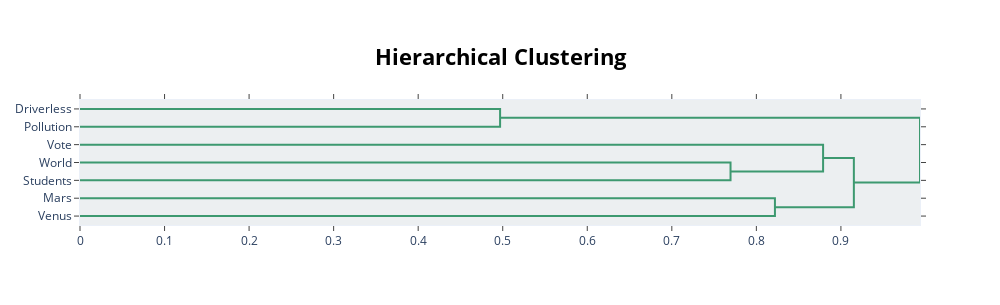

The notebook cell saved with this chart:
### Code cell
topic_model.visualize_hierarchy(custom_labels=True)

### Figure 1 — Plotly figure (JSON) as saved in the notebook; plotly's stock layout.template omitted (floating-point values rounded to 4 significant figures)
{"data": [{"hoverinfo": "text", "marker": {"color": "rgb(61,153,112)"}, "mode": "lines", "type": "scatter", "x": [0, 0.4969, 0.4969, 0], "xaxis": "x", "y": [-5, -5, -15, -15], "yaxis": "y"}, {"hoverinfo": "text", "marker": {"color": "rgb(61,153,112)"}, "mode": "lines", "type": "scatter", "x": [0, 0.7694, 0.7694, 0], "xaxis": "x", "y": [-35, -35, -45, -45], "yaxis": "y"}, {"hoverinfo": "text", "marker": {"color": "rgb(61,153,112)"}, "mode": "lines", "type": "scatter", "x": [0, 0.8789, 0.8789, 0.7694], "xaxis": "x", "y": [-25, -25, -40, -40], "yaxis": "y"}, {"hoverinfo": "text", "marker": {"color": "rgb(61,153,112)"}, "mode": "lines", "type": "scatter", "x": [0, 0.822, 0.822, 0], "xaxis": "x", "y": [-55, -55, -65, -65], "yaxis": "y"}, {"hoverinfo": "text", "marker": {"color": "rgb(61,153,112)"}, "mode": "lines", "type": "scatter", "x": [0.8789, 0.9153, 0.9153, 0.822], "xaxis": "x", "y": [-32.5, -32.5, -60, -60], "yaxis": "y"}, {"hoverinfo": "text", "marker": {"color": "rgb(61,153,112)"}, "mode": "lines", "type": "scatter", "x": [0.4969, 0.9935, 0.9935, 0.9153], "xaxis": "x", "y": [-10, -10, -46.25, -46.25], "yaxis": "y"}], "layout": {"autosize": false, "height": 305, "hoverlabel": {"bgcolor": "white", "font": {"family": "Rockwell", "size": 16}}, "hovermode": "closest", "plot_bgcolor": "#ECEFF1", "showlegend": false, "title": {"font": {"color": "Black", "size": 22}, "text": "<b>Hierarchical Clustering</b>", "x": 0.5, "xanchor": "center", "yanchor": "top"}, "width": 1000, "xaxis": {"mirror": "allticks", "rangemode": "tozero", "showgrid": false, "showline": true, "showticklabels": true, "ticks": "outside", "type": "linear", "zeroline": false}, "yaxis": {"mirror": "allticks", "range": [-70, 0], "rangemode": "tozero", "showgrid": false, "showline": true, "showticklabels": true, "tickmode": "array", "ticks": "outside", "ticktext": ["Driverless", "Pollution", "Vote", "World", "Students", "Mars", "Venus"], "tickvals": [-5, -15, -25, -35, -45, -55, -65], "type": "linear", "zeroline": false}}}
